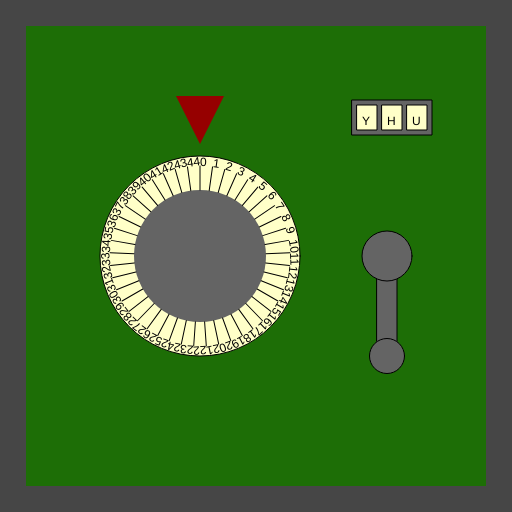
Frame 1 (no input)
Frame 60 (no input): identical to frame 1, image omitted
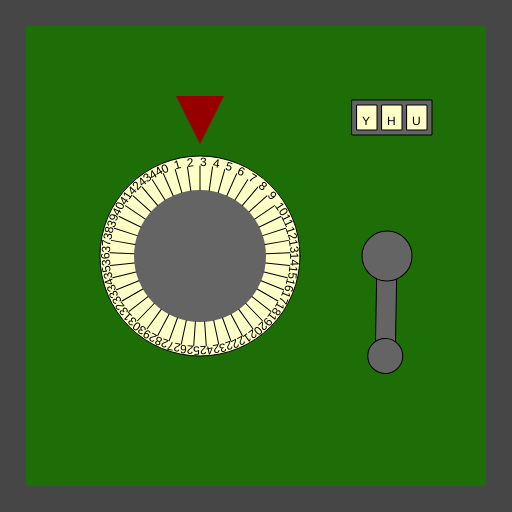
Frame 120 (the mouse pressed at the canvas centre since frame 60)

The p5.js sketch that drew these frames (run headless with seeded random() and noise() and a simulated clock; from frame 60 on, the mouse is pressed at the canvas centre):

// p5.js sketch
// ── sketch.js
/*

Officer: 3135863
CaseNum: 303-1-65786202-3135863

Case 303 - The Case of the Crooked Attorney
Stage 2 - Torvalds' House

This safe is in Torvalds’ home study. Be careful. If you get caught, I don’t know you !

Crack this safe by doing the following:

	When the mouse button is pressed:
	- Increment Cryptic_store_code0 by 3

	When the mouse button is pressed:
	- Decrement Cryptic_store_code1 by 1

	When the mouse button is released:
	- Make Cryptic_store_code2 equal to the string "KEI"

	Whilst the mouse is moving:
	- Make Cryptic_store_code2 equal to the string "YHU"



This time you'll need to create the relevant event handlers yourself.

There are many possible ways of investigating this case, but you
should use ONLY the following commands:

	- The assignment operator aka. the equals sign !
	- Incrementing +=
	- Decrementing -=

*/

//declare the variables

var Cryptic_store_code0;
var Cryptic_store_code1;
var Cryptic_store_code2;


function preload()
{
	//IMAGES WILL BE LOADED HERE

}

function setup()
{
	createCanvas(512,512);

	//initialise the variables
	Cryptic_store_code0 = 0;
	Cryptic_store_code1 = 0;
	Cryptic_store_code2 = "";

}

///////////////////EVENT HANDLERS///////////////////

//Create event handlers here to open the safe ...


function mousePressed()
{
    console.log('MousePressed',mouseX,mouseY)
//    When the mouse button is pressed:
//	- Increment Cryptic_store_code0 by 3
//
//	When the mouse button is pressed:
//	- Decrement Cryptic_store_code1 by 1
//
    Cryptic_store_code0 += 3;
    Cryptic_store_code1 -= 1
}

function mouseReleased()
{
    console.log('mouseReleased',mouseX,mouseY)
//	When the mouse button is released:
//	- Make Cryptic_store_code2 equal to the string "KEI"
//
    Cryptic_store_code2 = 'KEI';
}

function mouseMoved()
{
    console.log('MouseMoved',mouseX,mouseY)
//	Whilst the mouse is moving:
//	- Make Cryptic_store_code2 equal to the string "YHU"
    
    Cryptic_store_code2 = 'YHU'
}


///////////////DO NOT CHANGE CODE BELOW THIS POINT///////////////////

function draw()
{

	//Draw the safe door
	background(70);
	noStroke();
	fill(29,110,6);
	rect(26,26,width-52,width-52);

	//Draw the combination dial
	push();
	translate(200,height/2);
	drawDial(200, Cryptic_store_code0, 45);
	pop();

	//Draw the lever
	push();
	translate(width - 125,256);
	drawLever(Cryptic_store_code1);
	pop();

	//Draw the spinner
	push();
	translate(width - 120,100);
	drawSpinner(3, Cryptic_store_code2);
	pop();

}

function drawDial(diameter,num,maxNum)
{
	//the combination lock

	var r = diameter * 0.5;
	var p = r * 0.6;

	stroke(0);
	fill(255,255,200);
	ellipse(0,0,diameter,diameter);
	fill(100);
	noStroke();
	ellipse(0,0,diameter*0.66,diameter*0.66);
	fill(150,0,0);
	triangle(
		-p * 0.4,-r-p,
		p * 0.4,-r-p,
		0,-r-p/5
	);

	noStroke();

	push();
	var inc = 360/maxNum;

	rotate(radians(-num * inc));
	for(var i = 0; i < maxNum; i++)
	{
		push();
		rotate(radians(i * inc));
		stroke(0);
		line(0,-r*0.66,0,-(r-10));
		noStroke();
		fill(0);
		text(i,0,-(r-10));
		pop();
	}

	pop();
}

function drawLever(rot)
{
	push();
	rotate(radians(-rot))
	stroke(0);
	fill(100);
	rect(-10,0,20,100);
	ellipse(0,0,50,50);
	ellipse(0,100,35,35);
	pop();
}

function drawSpinner(numSpinners, val)
{
	var sw = 20;
	var ow = (sw + 5) * numSpinners + 5;
	stroke(0);
	fill(100);
	rect(-ow/2,0,ow,35);
	if(typeof(val) == "number")
	{
		val = floor(val).toString(); //convert to string
	}


	for(var d = numSpinners - val.length; d > 0; d--)
	{
		val = "-" + val;
	}

	for(var i = 0; i < numSpinners; i++)
	{
		stroke(0);
		fill(255,255,200);
		rect(-ow/2 + i * (sw + 5) + 5,5,20,25);
		fill(0);
		noStroke();
		text(val[i],-ow/2 + sw/2 + i * (sw +5),25);
	}

}
